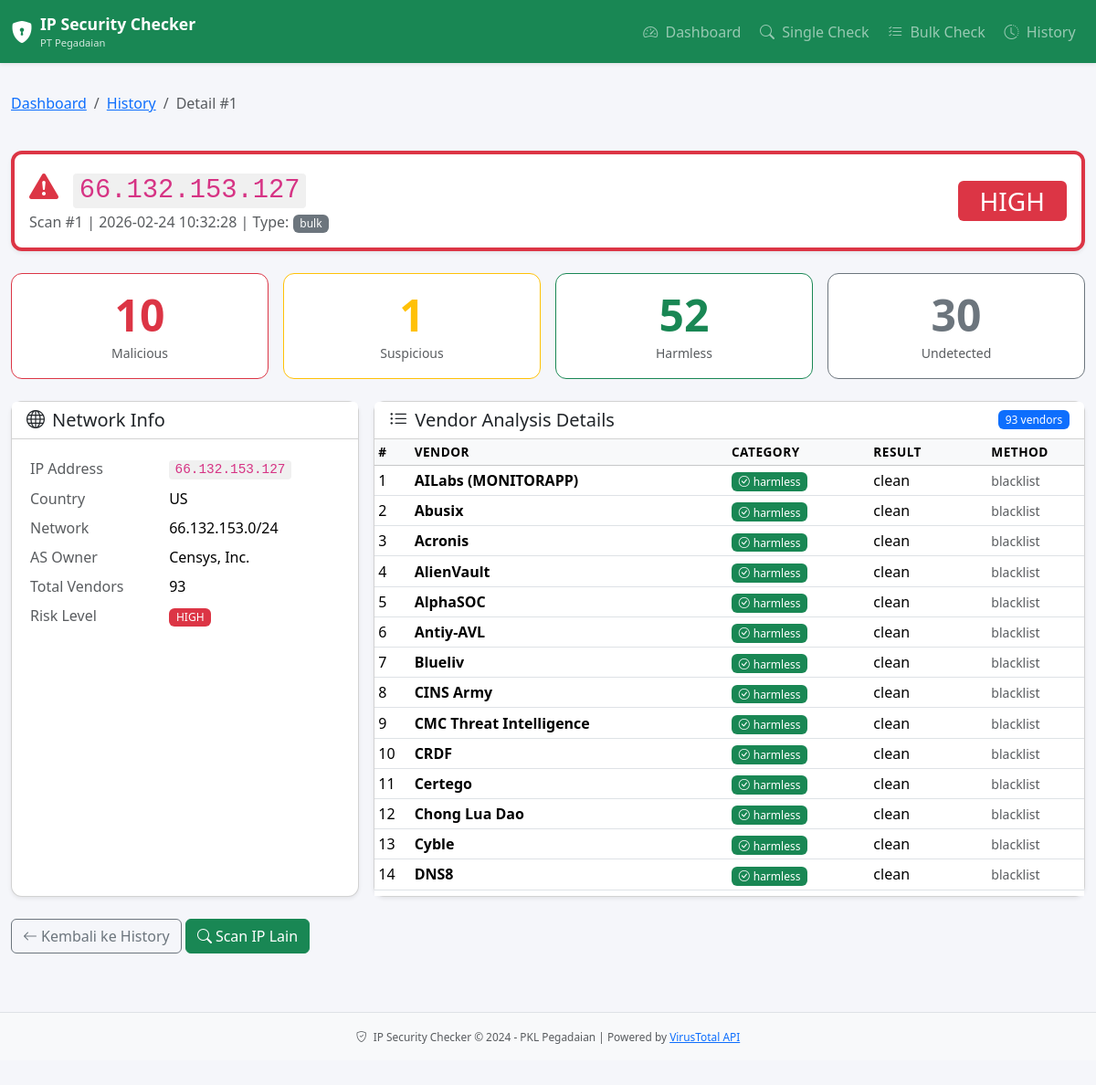
/detail/1, run on the app's committed database.
### tables this page shows
CREATE TABLE scan_history (
                id INTEGER PRIMARY KEY AUTOINCREMENT,
                ip_address TEXT NOT NULL,
                scan_date DATETIME DEFAULT CURRENT_TIMESTAMP,
                malicious INTEGER DEFAULT 0,
                suspicious INTEGER DEFAULT 0,
                harmless INTEGER DEFAULT 0,
                undetected INTEGER DEFAULT 0,
                total_vendors INTEGER DEFAULT 0,
                risk_level TEXT DEFAULT 'UNKNOWN',
                country TEXT DEFAULT '-',
                as_owner TEXT DEFAULT '-',
                network TEXT DEFAULT '-',
                raw_response TEXT,
                scan_type TEXT DEFAULT 'single'
            );

CREATE TABLE scan_details (
                id INTEGER PRIMARY KEY AUTOINCREMENT,
                scan_id INTEGER NOT NULL,
                vendor_name TEXT NOT NULL,
                category TEXT DEFAULT 'undetected',
                result TEXT DEFAULT 'clean',
                method TEXT DEFAULT 'blacklist',
                FOREIGN KEY (scan_id) REFERENCES scan_history(id)
                    ON DELETE CASCADE
            );

### app.py (the view)
@app.route('/detail/<int:scan_id>')
def detail(scan_id):
    scan = db.get_scan_by_id(scan_id)
    if not scan:
        flash('Data scan tidak ditemukan', 'error')
        return redirect(url_for('history'))
    return render_template('detail.html', scan=scan)

### app.py (called while the page is built)
@app.template_filter('risk_color')
def risk_color_filter(risk_level):
    colors = {
        'HIGH': 'danger',
        'MEDIUM': 'warning',
        'LOW': 'info',
        'SAFE': 'success',
        'UNKNOWN': 'secondary'
    }
    return colors.get(risk_level, 'secondary')

@app.template_filter('risk_icon')
def risk_icon_filter(risk_level):
    icons = {
        'HIGH': 'bi-exclamation-triangle-fill',
        'MEDIUM': 'bi-exclamation-circle-fill',
        'LOW': 'bi-info-circle-fill',
        'SAFE': 'bi-shield-check',
        'UNKNOWN': 'bi-question-circle'
    }
    return icons.get(risk_level, 'bi-question-circle')

### database.py (called while the page is built)
    def get_connection(self):
        conn = sqlite3.connect(self.db_path)
        conn.row_factory = sqlite3.Row  # Agar bisa akses kolom by name
        conn.execute("PRAGMA journal_mode=WAL")  # Better concurrency
        return conn

    def get_scan_by_id(self, scan_id: int) -> dict:
        conn = self.get_connection()
        cursor = conn.cursor()
        cursor.execute('SELECT * FROM scan_history WHERE id = ?', (scan_id,))
        scan = cursor.fetchone()
        if not scan:
            conn.close()
            return None
        scan_dict = dict(scan)
        cursor.execute('''
            SELECT * FROM scan_details
            WHERE scan_id = ?
            ORDER BY category, vendor_name
        ''', (scan_id,))
        scan_dict['details'] = [dict(row) for row in cursor.fetchall()]
        conn.close()
        return scan_dict

### templates/detail.html (shortened to what this page needs)
{% extends "base.html" %}
{% block content %}
<div class="row mb-4">
    <div class="col-12">
        <nav aria-label="breadcrumb">
            <ol class="breadcrumb">
                <li class="breadcrumb-item"><a href="{{ url_for('index') }}">Dashboard</a></li>
                <li class="breadcrumb-item"><a href="{{ url_for('history') }}">History</a></li>
                <li class="breadcrumb-item active">Detail #{{ scan.id }}</li>
            </ol>
        </nav>
    </div>
</div>
<div class="row mb-4">
    <div class="col-12">
        <div class="card shadow-sm border-{{ scan.risk_level|risk_color }} border-top border-4">
            <div class="card-body">
                <div class="row align-items-center">
                    <div class="col-md-8">
                        <h2 class="mb-1">
                            <i class="{{ scan.risk_level|risk_icon }} text-{{ scan.risk_level|risk_color }} me-2"></i>
                            <code>{{ scan.ip_address }}</code>
                        </h2>
                        <p class="text-muted mb-0">
                            Scan #{{ scan.id }} | {{ scan.scan_date }} |
                            Type: <span class="badge bg-secondary">{{ scan.scan_type }}</span>
                        </p>
                    </div>
                    <div class="col-md-4 text-end">
                        <span class="badge bg-{{ scan.risk_level|risk_color }} fs-3 px-4 py-2">
                            {{ scan.risk_level }}
                        </span>
                    </div>
                </div>
            </div>
        </div>
    </div>
</div>
<div class="row g-3 mb-4">
    <div class="col-md-3 col-6">
        <div class="card text-center border-danger">
            <div class="card-body">
                <div class="display-5 text-danger fw-bold">{{ scan.malicious }}</div>
                <small class="text-muted">Malicious</small>
            </div>
        </div>
    </div>
    <div class="col-md-3 col-6">
        <div class="card text-center border-warning">
            <div class="card-body">
                <div class="display-5 text-warning fw-bold">{{ scan.suspicious }}</div>
                <small class="text-muted">Suspicious</small>
            </div>
        </div>
    </div>
    <div class="col-md-3 col-6">
        <div class="card text-center border-success">
            <div class="card-body">
                <div class="display-5 text-success fw-bold">{{ scan.harmless }}</div>
                <small class="text-muted">Harmless</small>
            </div>
        </div>
    </div>
    <div class="col-md-3 col-6">
        <div class="card text-center border-secondary">
            <div class="card-body">
                <div class="display-5 text-secondary fw-bold">{{ scan.undetected }}</div>
                <small class="text-muted">Undetected</small>
            </div>
        </div>
    </div>
</div>
<div class="row g-3">
    <div class="col-md-4">
        <div class="card shadow-sm h-100">
            <div class="card-header bg-white">
                <h5 class="mb-0"><i class="bi bi-globe me-2"></i>Network Info</h5>
            </div>
            <div class="card-body">
                <table class="table table-sm table-borderless">
                    <tr>
                        <td class="text-muted">IP Address</td>
                        <td><code>{{ scan.ip_address }}</code></td>
                    </tr>
                    <tr>
                        <td class="text-muted">Country</td>
                        <td>{{ scan.country }}</td>
                    </tr>
                    <tr>
                        <td class="text-muted">Network</td>
                        <td>{{ scan.network }}</td>
                    </tr>
                    <tr>
                        <td class="text-muted">AS Owner</td>
                        <td>{{ scan.as_owner }}</td>
                    </tr>
                    <tr>
                        <td class="text-muted">Total Vendors</td>
                        <td>{{ scan.total_vendors }}</td>
                    </tr>
                    <tr>
                        <td class="text-muted">Risk Level</td>
                        <td>
                            <span class="badge bg-{{ scan.risk_level|risk_color }}">
                                {{ scan.risk_level }}
                            </span>
                        </td>
                    </tr>
                </table>
            </div>
        </div>
    </div>
    <div class="col-md-8">
        <div class="card shadow-sm">
            <div class="card-header bg-white d-flex justify-content-between align-items-center">
                <h5 class="mb-0"><i class="bi bi-list-ul me-2"></i>Vendor Analysis Details</h5>
                <span class="badge bg-primary">{{ scan.details|length }} vendors</span>
            </div>
            <div class="card-body p-0">
                {% if scan.details %}
                <div class="table-responsive" style="max-height: 500px; overflow-y: auto;">
                    <table class="table table-sm table-hover mb-0">
                        <thead class="table-light sticky-top">
                            <tr>
                                <th>#</th>
                                <th>Vendor</th>
                                <th>Category</th>
                                <th>Result</th>
                                <th>Method</th>
                            </tr>
                        </thead>
                        <tbody>
                            {% for d in scan.details %}
                            <tr class="{% if d.category == 'malicious' %}table-danger{% elif d.category == 'suspicious' %}table-warning{% endif %}">
                                <td>{{ loop.index }}</td>
                                <td><strong>{{ d.vendor_name }}</strong></td>
                                <td>
                                    {% if d.category == 'malicious' %}
                                        <span class="badge bg-danger">
                                            <i class="bi bi-exclamation-triangle me-1"></i>malicious
                                        </span>
                                    {% elif d.category == 'suspicious' %}
                                        <span class="badge bg-warning text-dark">
                                            <i class="bi bi-exclamation-circle me-1"></i>suspicious
                                        </span>
                                    {% elif d.category == 'harmless' %}
                                        <span class="badge bg-success">
                                            <i class="bi bi-check-circle me-1"></i>harmless
                                        </span>
                                    {% else %}
                                        <span class="badge bg-secondary">
                                            <i class="bi bi-dash-circle me-1"></i>undetected
                                        </span>
                                    {% endif %}
                                </td>
                                <td>{{ d.result or '-' }}</td>
                                <td><small class="text-muted">{{ d.method }}</small></td>
                            </tr>
                            {% endfor %}
                        </tbody>
                    </table>
                </div>
                {% else %}
                <div class="text-center py-4 text-muted">
                    <p>Detail vendor tidak tersedia</p>
                </div>
                {% endif %}
            </div>
        </div>
    </div>
</div>
<div class="row mt-4">
    <div class="col-12">
        <a href="{{ url_for('history') }}" class="btn btn-outline-secondary">
            <i class="bi bi-arrow-left me-1"></i>Kembali ke History
        </a>
        <a href="{{ url_for('single_check') }}" class="btn btn-success">
            <i class="bi bi-search me-1"></i>Scan IP Lain
        </a>
    </div>
</div>
{% endblock %}

### static/css/style.css (style rules this page uses)
body { background-color: #f5f6fa; font-family: 'Segoe UI', Tahoma, Geneva, Verdana, sans-serif; }
.card { border-radius: 0.75rem; transition: transform 0.2s, box-shadow 0.2s; }
.table th { font-weight: 600; font-size: 0.85rem; text-transform: uppercase; letter-spacing: 0.5px; }
.table td { vertical-align: middle; }
code { font-size: 0.9em; padding: 0.15rem 0.4rem; border-radius: 0.25rem; background-color: #f0f0f0; color: #d63384; }
.badge { font-weight: 500; }
.sticky-top { position: sticky; top: 0; z-index: 1; }

### data on the page
scan_history: id "1", ip_address "66.132.153.127", scan_date "2026-02-24 10:32:28", scan_type "bulk", risk_level "HIGH", malicious "10", suspicious "1", harmless "52", undetected "30", country "US", network "66.132.153.0/24", as_owner "Censys, Inc.", total_vendors "93"
scan_details: vendor_name "AILabs (MONITORAPP)", category "harmless" (drawn), result "clean", method "blacklist"
scan_details: vendor_name "Abusix", category "harmless" (drawn), result "clean", method "blacklist"
scan_details: vendor_name "Acronis", category "harmless" (drawn), result "clean", method "blacklist"
scan_details: vendor_name "AlienVault", category "harmless" (drawn), result "clean", method "blacklist"
scan_details: vendor_name "AlphaSOC", category "harmless" (drawn), result "clean", method "blacklist"
scan_details: vendor_name "Antiy-AVL", category "harmless" (drawn), result "clean", method "blacklist"
scan_details: vendor_name "Blueliv", category "harmless" (drawn), result "clean", method "blacklist"
scan_details: vendor_name "CINS Army", category "harmless" (drawn), result "clean", method "blacklist"
scan_details: vendor_name "CMC Threat Intelligence", category "harmless" (drawn), result "clean", method "blacklist"
scan_details: vendor_name "CRDF", category "harmless" (drawn), result "clean", method "blacklist"
scan_details: vendor_name "Certego", category "harmless" (drawn), result "clean", method "blacklist"
scan_details: vendor_name "Chong Lua Dao", category "harmless" (drawn), result "clean", method "blacklist"
scan_details: vendor_name "Cyble", category "harmless" (drawn), result "clean", method "blacklist"
scan_details: vendor_name "DNS8", category "harmless" (drawn), result "clean", method "blacklist"

### other printed values
{{ scan.details|length }} "93"
